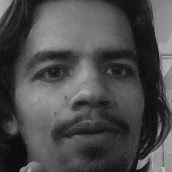
#> input picture TrainingImage/Jatin.24.41.jpg, 172 x 172 px, given in place of the camera
$ python main.py
#> lines starting #> are read from the running program, lines starting #| are printed output that depends on the picture; after the words box and inside, x2 and y2 are one past the last pixel; in counts of white or black regions, pixels touching at a corner belong together
#> the answer given: 1
### check_camera.py

def camer():
    import cv2

    # Load the cascade
    face_cascade = cv2.CascadeClassifier('haarcascade_frontalface_default.xml')

    # To capture video from webcam.
    cap = cv2.VideoCapture(0)

    while True:
        # Read the frame
        _, img = cap.read()
#> img is the input picture: shape (172, 172, 3); min 7, max 194, mean 75.8

        # Convert to grayscale
        gray = cv2.cvtColor(img, cv2.COLOR_BGR2GRAY)

        # Detect the faces
        faces = face_cascade.detectMultiScale(gray, 1.3, 5, minSize=(30, 30),flags = cv2.CASCADE_SCALE_IMAGE)
#> faces = [[11, 8, 151, 151]]

        # Draw the rectangle around each face
        for (x, y, w, h) in faces:
            cv2.rectangle(img, (x, y), (x + w, y + h), (10,159,255), 2)
#> this loop made 1 pass
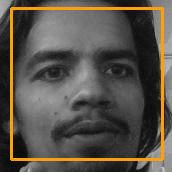
#> img: shape (172, 172, 3); 6.11% of pixels changed, all inside (x1, y1, x2, y2) = (10, 7, 164, 161)


        # Display
        cv2.imshow('Webcam Check', img)

        # Stop if escape key is pressed
        if cv2.waitKey(1) & 0xFF == ord('q'):
#> (key q is pressed here)
            break

    # Release the VideoCapture object
    cap.release()
    cv2.destroyAllWindows()

### main.py
import os  # accessing the os functions
import check_camera
import Capture_Image
import Train_Image
import Recognize


# creating the title bar function

def title_bar():
    os.system('cls')  # for windows

    # title of the program

    print("\t**********************************************")
    print("\t***** Face Recognition Attendance System *****")
    print("\t************* By Manish & Jatin ******************")
    print("\t**********************************************")


# creating the user main menu function

def mainMenu():
    title_bar()
    print()
    print(10 * "*", "WELCOME MENU", 10 * "*")
    print("[1] Check Camera")
    print("[2] Capture Faces")
    print("[3] Train Images")
    print("[4] Recognize & Attendance")
    print("[5] Auto Mail")
    print("[6] Quit")

    while True:
        try:
            choice = int(input("Enter Choice: "))

            if choice == 1:
                checkCamera()
                break
            elif choice == 2:
                CaptureFaces()
                break
            elif choice == 3:
                Trainimages()
                break
            elif choice == 4:
                RecognizeFaces()
                break
            elif choice == 5:
                os.system("py automail.py")
                break
                mainMenu()
            elif choice == 6:
                print("Thank You for using")
                break
            else:
                print("Invalid Choice. Enter 1-4")
                mainMenu()
        except ValueError:
            print("Invalid Choice. Enter 1-4\n Try Again")
    exit


# ---------------------------------------------------------
# calling the camera test function from check camera.py file

def checkCamera():
    check_camera.camer()
    key = input("Enter any key to return main menu")
    mainMenu()
#> the answer given: 1
#> the loop in camer (call 2), `for (x, y, w, h) in faces:` made 1 pass
#> (key Esc is pressed here)
#> the answer given: 1


# --------------------------------------------------------------
# calling the take image function form capture image.py file

def CaptureFaces():
    Capture_Image.takeImages()
    key = input("Enter any key to return main menu")
    mainMenu()


# -----------------------------------------------------------------
# calling the train images from train_images.py file

def Trainimages():
    Train_Image.TrainImages()
    key = input("Enter any key to return main menu")
    mainMenu()


# --------------------------------------------------------------------
# calling the recognize_attendance from recognize.py file

def RecognizeFaces():
    Recognize.recognize_attendence()
    key = input("Enter any key to return main menu")
    mainMenu()


# ---------------main driver ------------------
#> (the run stopped early here; a loop or call above may not have finished)

$ run again, on TrainingImage/Jatin.24.45.jpg
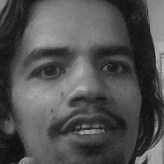
#> input picture TrainingImage/Jatin.24.45.jpg, 164 x 164 px, given in place of the camera
#> in camer, img is the input picture: shape (164, 164, 3); min 10, max 197, mean 81
#> faces = [[6, 6, 151, 151]]
#> the loop in camer, `for (x, y, w, h) in faces:` made 1 pass
#> after the loop in camer, `for (x, y, w, h) in faces:`:
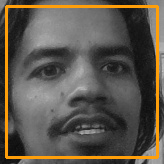
#> img: shape (164, 164, 3); 6.72% of pixels changed, all inside (x1, y1, x2, y2) = (5, 5, 159, 159)
#> the loop in camer (call 2), `for (x, y, w, h) in faces:` made 1 pass
